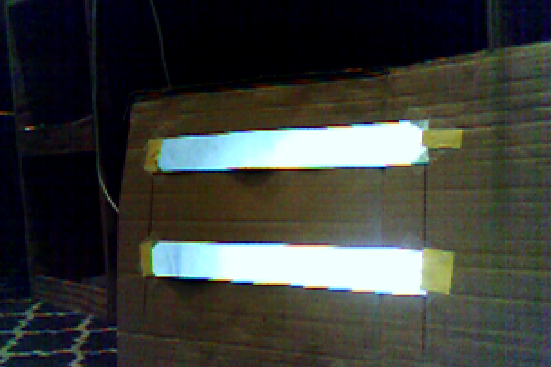
#> input picture JeVois/LineDetect/test.png, 551 x 367 px
$ python test.py   (older library calls are emulated)
#> lines starting #> are read from the running program, lines starting #| are printed output that depends on the picture; after the words box and inside, x2 and y2 are one past the last pixel; in counts of white or black regions, pixels touching at a corner belong together
#!/usr/bin/env python

# Python 2/3 compatibility
import sys
PY3 = sys.version_info[0] == 3

if PY3:
    xrange = range

import numpy as np
import cv2 as cv


# params
doOtsu = False
doGuassianBeforeThreshold = True
doGuassianAfterThreshold = True
guassianAmount = 21

# see https://docs.opencv.org/2.4/modules/imgproc/doc/structural_analysis_and_shape_descriptors.html?highlight=findcontours#findcontours
mode = cv.RETR_LIST
method = cv.CHAIN_APPROX_SIMPLE

def angle_cos(p0, p1, p2):
    d1, d2 = (p0-p1).astype('float'), (p2-p1).astype('float')
    return abs( np.dot(d1, d2) / np.sqrt( np.dot(d1, d1)*np.dot(d2, d2) ) )

def find_squares(img):
    squares = []
    for gray in cv.split(img):
        for thrs in xrange(0, 255, 26):
            if thrs == 0:
                bin = cv.Canny(gray, 0, 50, apertureSize=5)
                bin = cv.dilate(bin, None)
            else:
                _retval, bin = cv.threshold(gray, thrs, 255, cv.THRESH_BINARY)
            bin, contours, _hierarchy = cv.findContours(bin, mode, method)
            for cnt in contours:
                cnt_len = cv.arcLength(cnt, True)
                cnt = cv.approxPolyDP(cnt, 0.02*cnt_len, True)
                if len(cnt) == 4 and cv.contourArea(cnt) > 1000 and cv.isContourConvex(cnt):
                    cnt = cnt.reshape(-1, 2)
                    max_cos = np.max([angle_cos(cnt[i], cnt[(i+1) % 4], cnt[(i+2) % 4] ) for i in xrange(4)])
                    if max_cos < 0.1 or True:
                        squares.append(cnt)
    for square in squares:
        print(square, cv.contourArea(cnt))
    return squares

if __name__ == '__main__':
    img = cv.imread("test.png")
#> img is the input picture: shape (367, 551, 3); mean B, G, R 57.9, 62.1, 59.6
    # convert to B&W
    img = cv.cvtColor(img, cv.COLOR_BGR2GRAY)
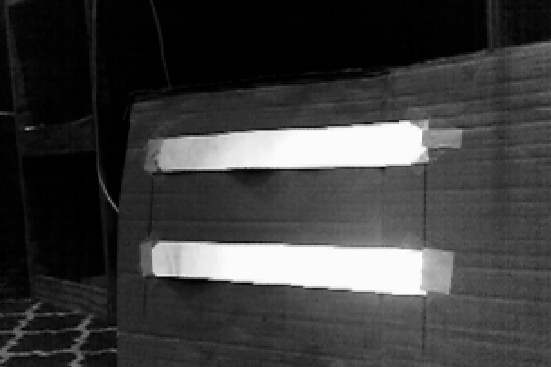
#> img: shape (367, 551); min 0, max 255, mean 60.9
    img = cv.cvtColor(img, cv.COLOR_GRAY2RGB)
#> img: shape (367, 551, 3)
    if doGuassianBeforeThreshold:
        # Guassian blur
        img = cv.GaussianBlur(img, (guassianAmount, guassianAmount), 0)
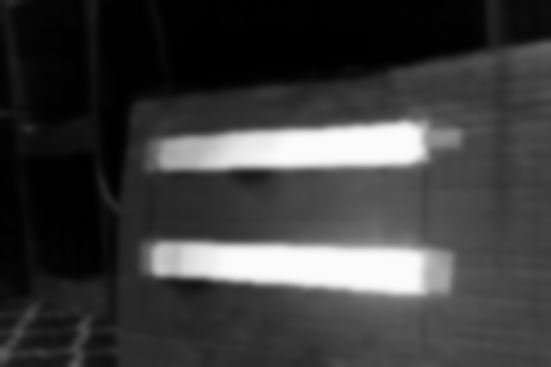
#> img: shape (367, 551, 3); min 0, max 251, mean 60.9

    # threshold color
    # strict threshold
    img = cv.threshold(img, 175, 255, cv.THRESH_TOZERO)[1]
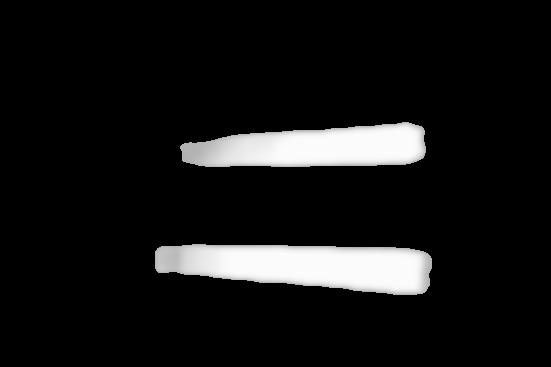
#> img: shape (367, 551, 3); min 0, max 251, mean 21.6
    img = cv.cvtColor(img, cv.COLOR_BGR2GRAY)
#> img: shape (367, 551)

    add = 0
    if doOtsu:
        add = cv.THRESH_OTSU
    # Otsu's thresholding
    # see https://docs.opencv.org/3.4/d7/d4d/tutorial_py_thresholding.html
    img = cv.threshold(img, 127, 255, cv.THRESH_BINARY + add)[1]
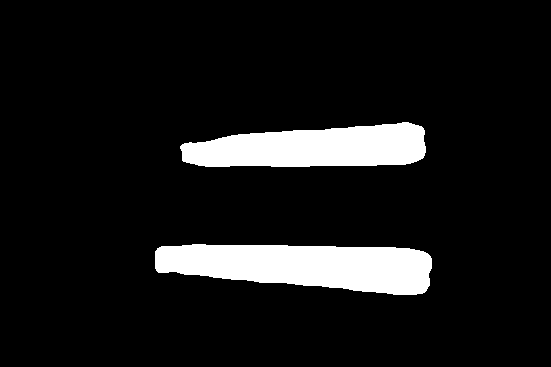
#> img: shape (367, 551); 9.3% white; 2 white regions, box (x1, y1, x2, y2) and area: (155, 244, 432, 295) 10472, (180, 122, 426, 167) 8410

    if doGuassianAfterThreshold:
        # Guassian blur
        img = cv.GaussianBlur(img, (guassianAmount, guassianAmount), 0)
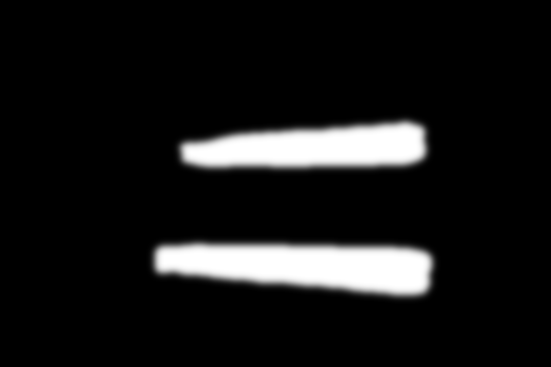
#> img: shape (367, 551); min 0, max 255, mean 23.8

    img = cv.cvtColor(img, cv.COLOR_GRAY2RGB)
#> img: shape (367, 551, 3)

    squares = find_squares(img)
#> the loop in find_squares, `for gray in cv.split(img):` made 3 passes
#> after the loop in find_squares, `for gray in cv.split(img):`: cnt = [[420, 147], [402, 127], [187, 155], [377, 160]]; max_cos = 0.988; squares = 6 items
#> the loop in find_squares, `for square in squares:` made 6 passes
#> square on passes 1 to 6: [[154, 250], [158, 273], [425, 293], [427, 251]], [[420, 147], [402, 127], [187, 155], [377, 160]], [[154, 250], [158, 273], [425, 293], [427, 251]], [[420, 147], [402, 127], [187, 155], [377, 160]], [[154, 250], [158, 273], [425, 293], [427, 251]], [[420, 147], [402, 127], [187, 155], [377, 160]]
#> (printed output is left out)
#> squares = 6 items
    cv.drawContours( img, squares, -1, (0, 255, 0), 3 )
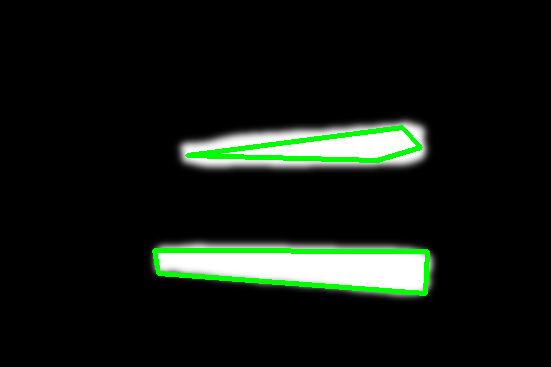
#> img: shape (367, 551, 3); mean B, G, R 18.2, 24.9, 18.2
    cv.imshow('squares', img)
    cv.imwrite("out.png", img)
    cv.waitKey();
